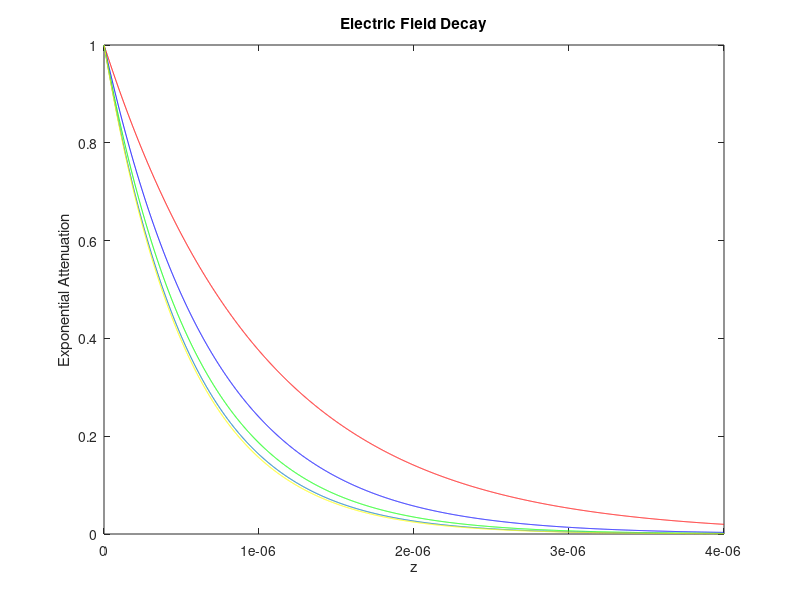

Source code (MATLAB):
% Plot evanescent electric field decay
% Refractive Index 1
n1 = 1.48;
% Refractive Index 2
n2 = 1.46;
% Wavelength
lambda = .82e-6;
% Incident Angle (82deg = 1.43rad, etc)
theta = 1.4312;
theta1 = 1.4661;
theta2 = 1.501;
theta3 = 1.5359;
theta4 = 1.5708;
% Velocity in free space
c = 3e8;
% Frequency
f = c/lambda;
% Angular frequency
w = 2*pi*f;
% Propagation Constant in free space
ko = w/c;
% Wavelenth range
z = 0:1e-9:4e-6;
% Attenutation coefficient
alpha = ko*sqrt((n1.^2)*(sin(theta).^2)-(n2.^2));
alpha1 = ko*sqrt((n1.^2)*(sin(theta1).^2)-(n2.^2));
alpha2 = ko*sqrt((n1.^2)*(sin(theta2).^2)-(n2.^2));
alpha3 = ko*sqrt((n1.^2)*(sin(theta3).^2)-(n2.^2));
alpha4 = ko*sqrt((n1.^2)*(sin(theta4).^2)-(n2.^2));
% Decay Equation
s = exp(-(alpha*z));
s1 = exp(-(alpha1*z));
s2 = exp(-(alpha2*z));
s3 = exp(-(alpha3*z));
s4 = exp(-(alpha4*z));
plot(z,s,'r')
hold on
plot(z,s1,'b')
hold on
plot(z,s2,'g')
hold on
plot(z,s3)
hold on 
plot(z,s4,'y')
title('Electric Field Decay');
xlabel('z');
ylabel('Exponential Attenuation');
